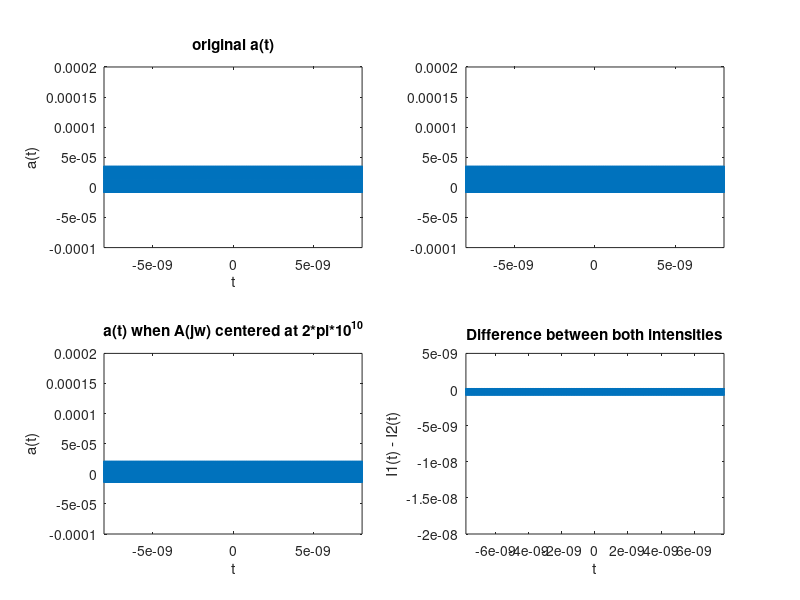

MATLAB code to generate this figure:
clc;    clear;

Fs = 10000;        % sampling of frequency signal
delta_w = 2 * pi * 10^9;    % spacing of each impulse
wc = 2 * pi * 10^10;
freq = (-7 : 1/Fs : 7 - 1/Fs) .* delta_w;   % define range of freq comb
dt = Fs / length(freq);     % sampling of time signal
t = (-Fs/2 : dt : Fs/2 - dt) ./ (delta_w * 2 * pi); % define range of time signal

% A(jw)
A = (freq == (-2)*delta_w | freq == (-1)*delta_w | freq == 0 | freq == delta_w | freq == 2*delta_w);
Ar = (freq == (-6)*delta_w | freq == (-3)*delta_w | freq == 0 | freq == 3*delta_w | freq == 6*delta_w);

% new range of frequency comb
freq2 = (-7 + wc/delta_w : 1/Fs : 7 + wc/delta_w - 1/Fs) * delta_w;
% A(jw) centered at wc = 2 * pi * 10^10
A2 = ((freq2 == ((-2)*delta_w + wc)) | (freq2 == ((-1)*delta_w + wc)) | (freq2 == wc) | (freq2 == (delta_w + wc)) | (freq2 == (2*delta_w + wc)));
plot(freq2, A2);

%%
% plotting
% original a(t)
a = ifftshift(ifft(ifftshift(A)));
subplot(2, 2, 1);
plot(t, a);
axis([-10^(-10), 10^(-10), -1 * 10^(-4), 2 * 10^(-4)]);
title('original a(t)');
xlabel('t');
ylabel('a(t)');
ar = ifftshift(ifft(ifftshift(Ar)));
subplot(2, 2, 2);
plot(t, ar);
axis([-10^(-10), 10^(-10), -1 * 10^(-4), 2 * 10^(-4)]);
% a(t) when A(jw) centered at 2 * pi * 10^10
a2 = ifftshift(ifft(ifftshift(A2)));
subplot(2, 2, 3);
plot(t, a2);
axis([-10^(-10), 10^(-10), -1 * 10^(-4), 2 * 10^(-4)]);
title('a(t) when A(jw) centered at 2*pi*10^{10}');
xlabel('t');
ylabel('a(t)');

% difference between both intensities
I = abs(a).^2;
I2 = abs(a2).^2;
subplot(2, 2, 4);
plot(t, I2 - I);
axis([-5 * 10^(-11), 5 * 10^(-11), -2 * 10^(-8), 0.5 * 10^(-8)]);
title('Difference between both intensities');
xlabel('t');
ylabel('I1(t) - I2(t)');
